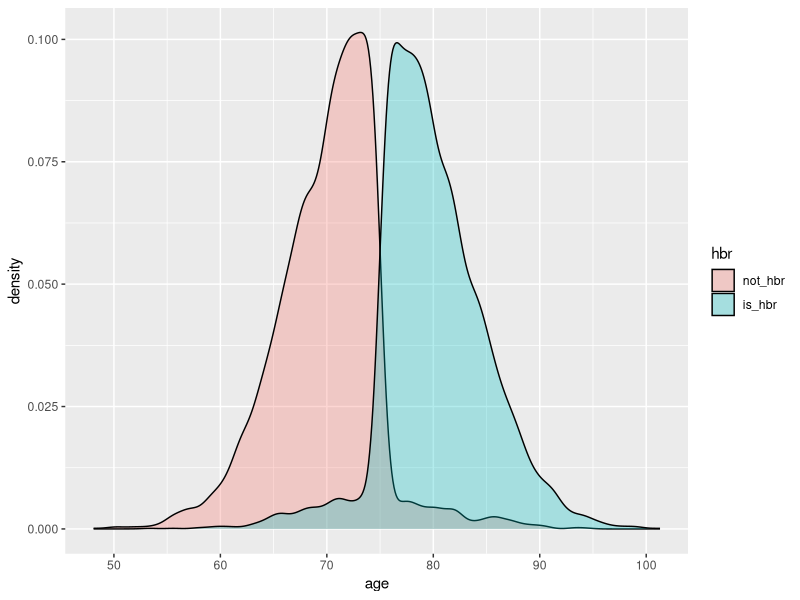

Generate this figure with R: (Note: this script raises an error after producing the figure.)
##' This script creates a simulated dataset of high bleeding risk
##' based on the numbers in the paper "2020 Cao et al. - Validation of the
##' Academic Research Consortium High Bleeding Risk Definition in
##' Contemporary PCI Patients". The purpose is to demonstrate the difference
##' between simulating bleeding risk (an event probability that depends
##' on certain bleeding risk factors) and simulating bleeding events
##' themselves. It is not possible to simulate bleeding events under
##' this event model (where bleeding event probability is equal to
##' bleeding risk) because the occurance of bleeding does not depend
##' deterministically (or nearly-deterministically) on the input
##' categories.
##' 

library(tidyverse)
library(corrplot)
library(caret)
library(pROC)
library(ggplot2)

## Total number of patients
n <- 10000

## Proportion of population at high bleeding risk (HBR)
p_hbr <- 0.444

## In the HBR group, the breakdown of different major
## criteria is as follows. 
p_anemia_hbr <- 0.332
p_oac_hbr <- 0.185
p_malignancy_hbr <- 0.168
p_ckd_hbr <- 0.137
p_surgery_hbr <- 0.082

## Hazard ratios due to presence of multiple ARC HBR
## criteria. Each value in this vector represents the
## hazard ration of having that ARC HBR "score". The
## score is defined by adding up major criteria as
## 1 and minor criteria as 0.5. (See Central Illustration
## in paper)
arc_hr <- c(1, 2.1, 3.88, 6.98, 12.26)

## Probability of bleed occurance for the baseline
## population (baseline bleeding risk), vs probability
## of bleed occurance for HBR
p_bleed_base <- 0.032

## The bleeding risk is derived from the hazard ratio
## for each ARC HBR score
p_bleed_arc <- p_bleed_base * arc_hr

## Proportion of different ARC HBR "score" present in the
## data. The vector represents the total proportion of
## the HBR population have the specified value of ARC
## HBR score
arc_prop <- c(0.014, 0.079, 0.291, 0.616)


set.seed(1023)

## Generate normally distributed ages
hbr <- tibble(age = rnorm(n = n, mean = 75, sd = 7))

## Generate HBR based deterministically on age
hbr <- hbr %>%
    mutate(hbr = if_else(age >= 75, 1, 0))

## Add noise, so that HBR does not depend completely
## deterministically on age. This models a more
## realistic scenario, where there are other hidden
## variables (determinsitically) affecting bleeding
## risk
random_hbr <- rbinom(n = n, size = 1, prob = 0.05)
hbr <- hbr %>% mutate(hbr = xor(hbr, random_hbr))

## Convert to factor
hbr$hbr <- factor(hbr$hbr)
levels(hbr$hbr) <- c("not_hbr", "is_hbr")

## Plot age distribution
ggplot(hbr, aes(x=age, fill=hbr)) + geom_density(alpha = 0.3)

## Generate bleed occurance based on bleeding risk
hbr <- hbr %>%
    mutate(bleeding_risk = if_else(hbr == "not_hbr", p_bleed_base, p_bleed_hbr)) %>%
    mutate(bleed_occured = rbinom(n = n, size = 1, p = bleeding_risk))

## Convert columns to factors
hbr$bleed_occured <- factor(hbr$bleed_occured)
levels(hbr$bleed_occured) <- c("no_bleed", "bleed_occured")

## In this dataset, The HBR column is assumed to reflect the truth
## about who is at high bleeding risk. Being at high bleeding
## risk is then modelled as having a raised probability of bleeding
## from the baseline 3.2% to the higher risk 9.1%. Conceptually,
## bleeding risk depends deterministically on patient characteristics,
## if enough characteristics were accounted for. Here, this is modelled
## by having bleeding risk depend exactly on age -- if age >= 75, then
## the is_hbr flag is set.

## First, use logistic regression to predict high-bleeding risk
## from the input predictors.

## Use 10-fold cross validation
ctrl <- trainControl(summaryFunction = twoClassSummary,
                     method = "cv",
                     number = 10,
                     classProbs = TRUE,
                     savePredictions = TRUE)
lr_hbr <- train(hbr[,1], y = hbr$hbr,
                method = "glm",
                metric = "ROC",
                trControl = ctrl)

## View the summary, look for ROC area, which is the average
## over the n folds of the cross validation. The paper states
## that 
lr_hbr

## Predict the class probabilities and add the probability of
lr_hbr_pred_prob <- predict(lr_hbr, new_data = hbr, type = "prob")
hbr$lr_hbr_prob <- lr_hbr_pred_prob[,"is_hbr"]

## Plot the ROC curve for the 
roc_curve <- roc(response = hbr$hbr,
                 predictor = hbr$lr_hbr_prob)
auc(roc_curve)
ci(roc_curve)
plot(roc_curve, legacy.axes = TRUE)

## Predict the bleeding risk (HBR or not-HBR) from the
## lr_hbr model, and plot the confusion matrix
hbr$lr_hbr_pred <- predict(lr_hbr, new_data = hbr)
confusionMatrix(hbr$lr_hbr_pred, hbr$hbr)

## Now repeat the analysis attempting to predict bleeding. It
## is not possible to predict bleeding, because it is a random
## event (the probability ranges from 3% - 10%). It is also
## not possible to use bleeding events as a proxy for bleeding
## risk, because the difference between the probabilities for
## HBR and non-HBR is too low to distinguish in this sample size
lr_bleed <- train(hbr[,1], y = hbr$bleed_occured,
                method = "glm",
                metric = "ROC",
                trControl = ctrl)

## View the summary, look for ROC area, which is the average
## over the n folds of the cross validation. The paper states
## that 
lr_bleed

## Predict the class probabilities and add the probability of
lr_bleed_pred_prob <- predict(lr_bleed, new_data = hbr, type = "prob")
hbr$lr_bleed_prob <- lr_bleed_pred_prob[,"bleed_occured"]

## Plot the ROC curve for the 
roc_curve <- roc(response = hbr$bleed_occured,
                 predictor = hbr$lr_bleed_prob)
auc(roc_curve)
ci(roc_curve)
plot(roc_curve, legacy.axes = TRUE)

## Attempt to predict bleeding events from the
## model. This model predicts all events as non
## bleeds.
hbr$lr_bleed_pred <- predict(lr_bleed, new_data = hbr)
confusionMatrix(hbr$lr_bleed_pred, hbr$bleed_occured)

## The real question is what is the value of predicting
## bleeding as a proxy for predicting HBR, the real
## quantity of interest
roc_curve <- roc(response = hbr$hbr,
                 predictor = hbr$lr_bleed_prob)
auc(roc_curve)
ci(roc_curve)
plot(roc_curve, legacy.axes = TRUE)

table(hbr$hbr, hbr$bleed_occured)

























